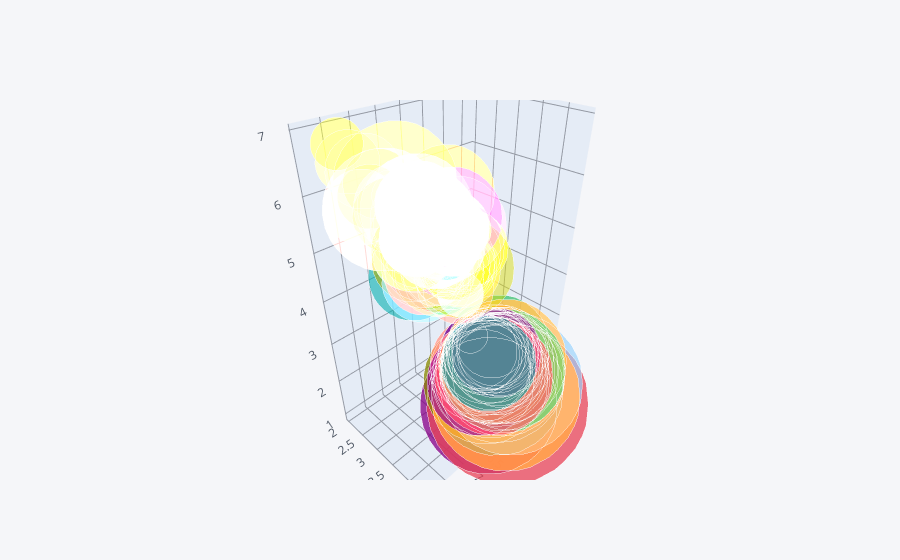

Notebook code for this chart:
### Code cell
df.iplot(x = 'sepal_length' , y = 'sepal_width', z = 'petal_length', kind = 'bubble3d', size = 'sepal_width')

### Figure 1 — Plotly figure (JSON) as saved in the notebook; plotly's stock layout.template omitted (floating-point values rounded to 4 significant figures; data arrays with more than 128 entries replaced by an {"elided": "..."} marker saying what was removed)
{"data": [{"marker": {"color": {"elided": "150 str values"}, "opacity": 0.8, "size": {"elided": "150 int values"}, "symbol": "circle"}, "mode": "markers", "text": {"elided": "150 str values"}, "type": "scatter3d", "x": {"elided": "150 float values"}, "y": {"elided": "150 float values"}, "z": {"elided": "150 float values"}}], "layout": {"legend": {"bgcolor": "#F5F6F9", "font": {"color": "#4D5663"}}, "paper_bgcolor": "#F5F6F9", "plot_bgcolor": "#F5F6F9", "scene": {"xaxis": {"gridcolor": "#9499A3", "showgrid": true, "tickfont": {"color": "#4D5663"}, "title": {"font": {"color": "#4D5663"}, "text": ""}, "zerolinecolor": "#9499A3"}, "yaxis": {"gridcolor": "#9499A3", "showgrid": true, "tickfont": {"color": "#4D5663"}, "title": {"font": {"color": "#4D5663"}, "text": ""}, "zerolinecolor": "#9499A3"}, "zaxis": {"gridcolor": "#9499A3", "showgrid": true, "tickfont": {"color": "#4D5663"}, "title": {"font": {"color": "#4D5663"}, "text": ""}, "zerolinecolor": "#9499A3"}}, "title": {"font": {"color": "#4D5663"}}}}
